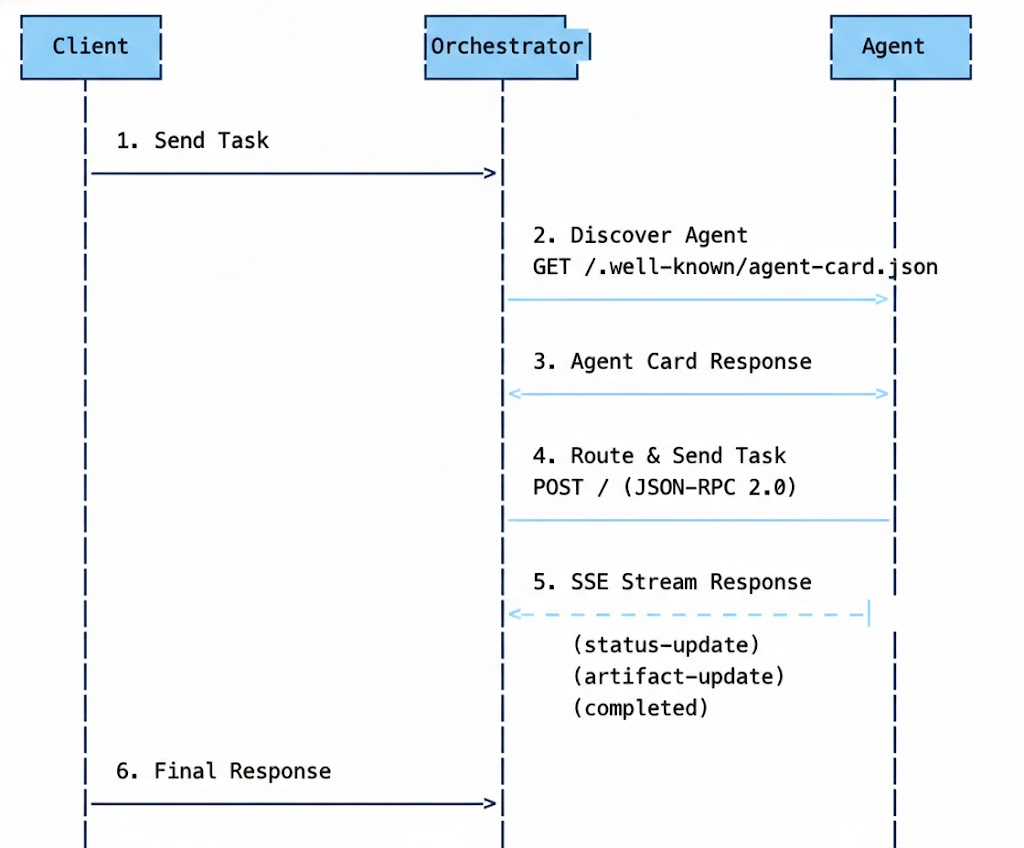
#> input picture code/GitHubCopilotAgents_A2A/imgs/flow.jpg, 1024 x 848 px
$ python -i overlay.py   (imports and definitions only)
#> lines starting #> are read from the running program, lines starting #| are printed output that depends on the picture
"""Pillow text compositing for bilingual frames.

All burned-in text is rendered here rather than by ffmpeg. The ffmpeg binary
this project runs against (Homebrew 8.1.2) is built without libass, libfreetype
and fontconfig, so the `subtitles`, `ass` and `drawtext` filters are all absent
from `ffmpeg -filters`. Attempting to burn captions in the filter graph fails
with "No such filter", so text has to be baked into the PNG frames instead.

Rendering at the final 1080x1920 frame size (rather than the 768x1360 the image
model returns) keeps glyph edges crisp: ffmpeg then never has to upscale text.
"""

from __future__ import annotations

import os
from io import BytesIO
from pathlib import Path

from PIL import Image, ImageDraw, ImageFont

FRAME_WIDTH = 1080
FRAME_HEIGHT = 1920

# Cover images double as the web thumbnail and the <video> poster, so they are
# fetched on the catalog's first paint. A full 1080x1920 editorial PNG is ~2MB,
# which stalls that first load, so the web copy is downscaled and (if needed)
# palette-quantised until it fits a small byte budget while staying a PNG.
WEB_COVER_MAX_BYTES = 200_000


# [43 lines left out: function save_web_cover, not called in this run]

# A CJK face is listed as the last resort for both languages because it also
# carries Latin glyphs, while a Latin-only face renders Chinese as tofu boxes.
_CJK_FONT_CANDIDATES = (
    "/System/Library/Fonts/STHeiti Medium.ttc",
    "/System/Library/Fonts/Hiragino Sans GB.ttc",
    "/System/Library/Fonts/PingFang.ttc",
    "/usr/share/fonts/opentype/noto/NotoSansCJK-Bold.ttc",
    "/usr/share/fonts/opentype/noto/NotoSansCJK-Regular.ttc",
    "/usr/share/fonts/truetype/noto/NotoSansCJK-Regular.ttc",
)
_LATIN_FONT_CANDIDATES = (
    "/System/Library/Fonts/Supplemental/Arial Bold.ttf",
    "/System/Library/Fonts/Helvetica.ttc",
    "/usr/share/fonts/truetype/dejavu/DejaVuSans-Bold.ttf",
    "/usr/share/fonts/truetype/liberation/LiberationSans-Bold.ttf",
)

_MARGIN = 72
_HEADING_SIZE = 62
_POINT_SIZE = 46
_SUBTITLE_SIZE = 48


def _first_existing(candidates: tuple[str, ...]) -> str | None:
    return next((path for path in candidates if Path(path).exists()), None)


class FrameRenderer:
    """Composites headings, key points and captions onto generated backgrounds."""

    def __init__(self, font_cn: str | None = None, font_en: str | None = None) -> None:
        resolved_cn = font_cn or os.getenv("MEDIA_FONT_CN") or _first_existing(_CJK_FONT_CANDIDATES)
        if resolved_cn is None:
            raise RuntimeError(
                "no CJK font found; set MEDIA_FONT_CN to a .ttc/.ttf that covers Chinese"
            )
        resolved_en = (
            font_en
            or os.getenv("MEDIA_FONT_EN")
            or _first_existing(_LATIN_FONT_CANDIDATES)
            or resolved_cn
        )
        self._fonts = {"cn": resolved_cn, "en": resolved_en}
        self._cache: dict[tuple[str, int], ImageFont.FreeTypeFont] = {}

    # [31 lines left out: functions _font, _wrap, not called in this run]

    @staticmethod
    def _panel(overlay: ImageDraw.ImageDraw, box: tuple[int, int, int, int], alpha: int) -> None:
        overlay.rounded_rectangle(box, radius=28, fill=(12, 14, 20, alpha))

    def prepare_page(self, artwork: Path) -> Image.Image:
        """Return the still frame for one page.

        The headline and key points are painted by the image model as part of the
        artwork, so nothing is composited here; this only normalises whatever the
        model returned to the 1080x1920 frame. Spoken-line subtitles are still
        burned in afterwards by :meth:`render_caption_frames`.
        """
        return self._cover(Image.open(artwork).convert("RGB"))

    # [37 lines left out: functions render_caption_frames, _with_caption, not called in this run]

    @staticmethod
    def _cover(image: Image.Image) -> Image.Image:
        """Scale to fill 1080x1920 and centre-crop, mirroring ffmpeg's crop filter."""
        scale = max(FRAME_WIDTH / image.width, FRAME_HEIGHT / image.height)
#> scale = 2.26
        resized = image.resize(
            (round(image.width * scale), round(image.height * scale)), Image.LANCZOS
        )
        left = (resized.width - FRAME_WIDTH) // 2
#> left = 619
        top = (resized.height - FRAME_HEIGHT) // 2
#> top = 0
        return resized.crop((left, top, left + FRAME_WIDTH, top + FRAME_HEIGHT))
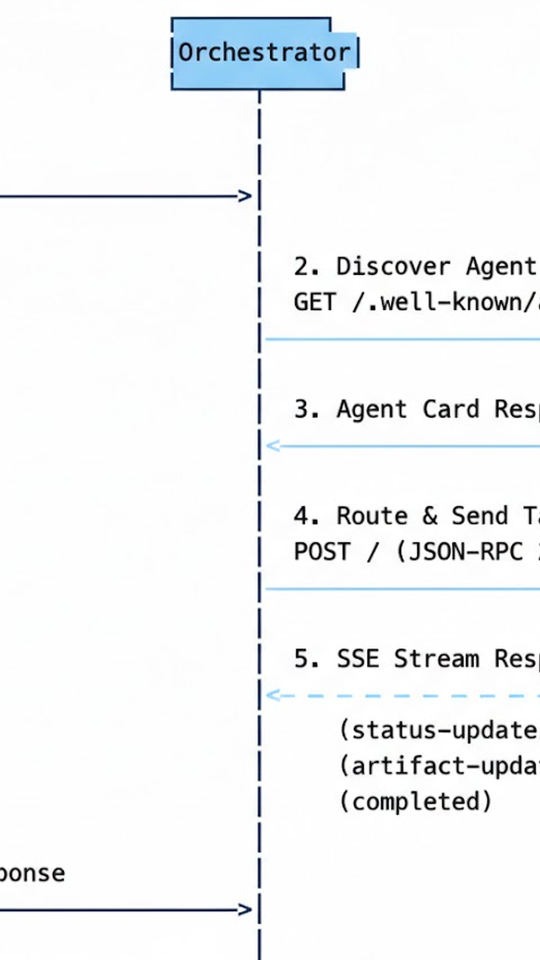
#> returned value: PIL image 1080x1920 RGB (shown at 1/2 size); mean R, G, B 242.8, 244.7, 246

>>> result = FrameRenderer().prepare_page('../../../../../GitHubCopilotAgents_A2A/imgs/flow.jpg')
